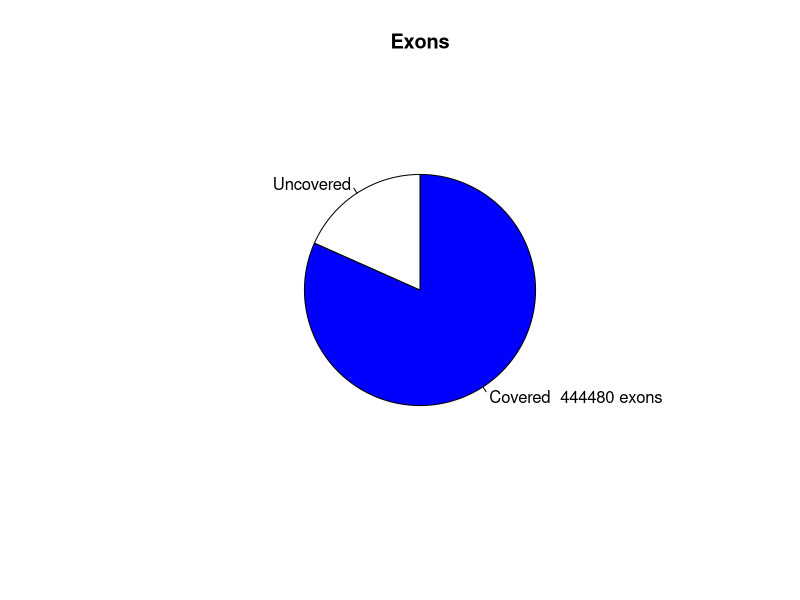

Reproduce this figure in R.
png("/rds/user/is460/hpc-work/muscle-rnaseq/ezbamqc/output/figs/srpk3_hom_ttnb_het_10.read_distr_pie.png",width=500,height=500,units="px")
pie(c(444480,99828),labels=c("Covered  444480 exons","Uncovered"),main="Exons",radius=0.6,clockwise=T,col=c("blue","white"))
dev.state = dev.off()
